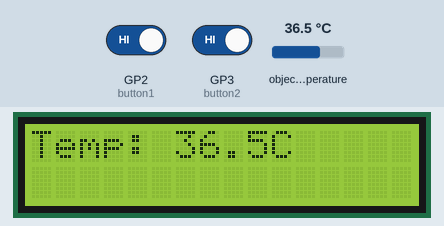
Recording of a program running on a simulated Raspberry Pi Pico running MicroPython. Shown: 16×2 character LCD. Inputs (shaded band) come from the test bench; at power-on: GP2 (button1) HIGH, GP3 (button2) HIGH, object temperature 36.5 °C. Library files of the repository ran but are not shown: pico_i2c_lcd.py; what the program prints to the serial console is not drawn.

Above: at 5.0 s.
5.1 s: GP2 (button1) driven LOW and GP3 (button2) driven LOW
At 7.3 s:
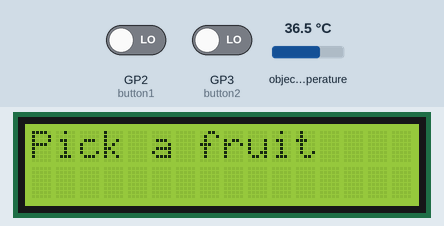
At 10.0 s:
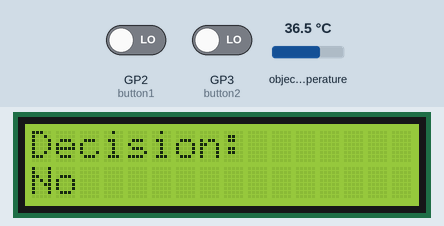
Timing chart, 0 to 11.5 s (numbered marks = the images above; inputs shaded):
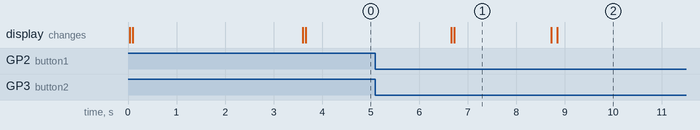

Measured:
- what the display in image 1 shows lasts 2.0 s, from 6.7 s to 8.7 s

The program:

main.py
```python
import time
import machine
from pico_i2c_lcd import I2cLcd
from mlx90614 import MLX90614

# Setup I2C0 for LCD (GP0, GP1)
i2c_lcd = machine.I2C(0, sda=machine.Pin(0), scl=machine.Pin(1), freq=400000)

# Setup I2C1 for MLX90614 sensor (GP10, GP11)
i2c_sensor = machine.I2C(1, sda=machine.Pin(10), scl=machine.Pin(11), freq=100000)

# Buttons setup
button1 = machine.Pin(2, machine.Pin.IN, machine.Pin.PULL_UP)
button2 = machine.Pin(3, machine.Pin.IN, machine.Pin.PULL_UP)
button3 = machine.Pin(4, machine.Pin.IN, machine.Pin.PULL_UP)

# Initialize LCD
lcd_devices = i2c_lcd.scan()
if not lcd_devices:
    print("No LCD found!")
    while True:
        pass
lcd = I2cLcd(i2c_lcd, lcd_devices[0], 2, 16)

# Initialize MLX90614
sensor = MLX90614(i2c_sensor)

def clearScreen():
    lcd.clear()
    lcd.move_to(0, 0)
    time.sleep(0.05)

def wait_for_button():
    """Wait for one of the three buttons to be pressed."""
    while True:
        if not button1.value():
            return 1
        if not button2.value():
            return 2
        if not button3.value():
            return 3
        time.sleep(0.05)

def show_options():
    clearScreen()
    lcd.putstr("1:Apple 2:Kiwi")
    lcd.move_to(1, 0)  # move_to(col, row)
    lcd.putstr("3:Orange")

def decide(temp, fruit_choice):
    """Decision based on finger temperature."""
    if temp < 22.0:
        if fruit_choice == 1:
            return "Yes"
        elif fruit_choice == 2:
            return "Maybe"
        else:
            return "No"
    elif 22.0 <= temp <= 26.0:
        if fruit_choice == 1:
            return "Maybe"
        elif fruit_choice == 2:
            return "Yes"
        else:
            return "Maybe"
    else:
        if fruit_choice == 1:
            return "No"
        elif fruit_choice == 2:
            return "Maybe"
        else:
            return "Yes"

# --- Program start ---

# Step 1: Measure temperature
clearScreen()
lcd.putstr("Measure temp")
time.sleep(2)

# Average 3 readings for stability
temps = []
for _ in range(3):
    temps.append(sensor.object_temp)
    time.sleep(0.5)

user_temp = sum(temps) / len(temps)

clearScreen()
lcd.putstr(f"Temp: {user_temp:.1f}C")
time.sleep(3)

# Step 2: Ask first question
clearScreen()
lcd.putstr("Pick a fruit")
time.sleep(2)

show_options()

# Step 3: Wait for fruit choice
fruit_choice = wait_for_button()

# Step 4: Make decision
decision = decide(user_temp, fruit_choice)

# Step 5: Show result
clearScreen()
lcd.putstr("Decision:")
lcd.move_to(1, 0)
lcd.putstr(decision)

# Also print to console
print(f"User Temp: {user_temp:.2f}C")
print(f"Fruit Choice: {fruit_choice}")
print(f"Decision: {decision}")

# Done
while True:
    time.sleep(1)
```

mlx90614.py
```python
"""
MicroPython MLX90614 IR temperature sensor driver
https://github.com/mcauser/micropython-mlx90614

MIT License
Copyright (c) 2016 Mike Causer

Permission is hereby granted, free of charge, to any person obtaining a copy
of this software and associated documentation files (the "Software"), to deal
in the Software without restriction, including without limitation the rights
to use, copy, modify, merge, publish, distribute, sublicense, and/or sell
copies of the Software, and to permit persons to whom the Software is
furnished to do so, subject to the following conditions:

The above copyright notice and this permission notice shall be included in all
copies or substantial portions of the Software.

THE SOFTWARE IS PROVIDED "AS IS", WITHOUT WARRANTY OF ANY KIND, EXPRESS OR
IMPLIED, INCLUDING BUT NOT LIMITED TO THE WARRANTIES OF MERCHANTABILITY,
FITNESS FOR A PARTICULAR PURPOSE AND NONINFRINGEMENT. IN NO EVENT SHALL THE
AUTHORS OR COPYRIGHT HOLDERS BE LIABLE FOR ANY CLAIM, DAMAGES OR OTHER
LIABILITY, WHETHER IN AN ACTION OF CONTRACT, TORT OR OTHERWISE, ARISING FROM,
OUT OF OR IN CONNECTION WITH THE SOFTWARE OR THE USE OR OTHER DEALINGS IN THE
SOFTWARE.
"""

import ustruct


class SensorBase:
    def read16(self, register):
        data = self.i2c.readfrom_mem(self.address, register, 2)
        return ustruct.unpack('<H', data)[0]

    def read_temp(self, register):
        temp = self.read16(register)
        # apply measurement resolution (0.02 degrees per LSB)
        temp *= 0.02
        # Kelvin to Celsius
        temp -= 273.15
        return temp

    def read_ambient_temp(self):
        return self.read_temp(self._REGISTER_TA)

    def read_object_temp(self):
        return self.read_temp(self._REGISTER_TOBJ1)

    def read_object2_temp(self):
        if self.dual_zone:
            return self.read_temp(self._REGISTER_TOBJ2)
        else:
            raise RuntimeError("Device only has one thermopile")

    @property
    def ambient_temp(self):
        return self.read_ambient_temp()

    @property
    def object_temp(self):
        return self.read_object_temp()

    @property
    def object2_temp(self):
        return self.read_object2_temp()


class MLX90614(SensorBase):
    _REGISTER_TA = 0x06
    _REGISTER_TOBJ1 = 0x07
    _REGISTER_TOBJ2 = 0x08

    def __init__(self, i2c, address=0x5a):
        self.i2c = i2c
        self.address = address
        _config1 = i2c.readfrom_mem(address, 0x25, 2)
        _dz = ustruct.unpack('<H', _config1)[0] & (1 << 6)
        self.dual_zone = True if _dz else False


class MLX90615(SensorBase):
    _REGISTER_TA = 0x26
    _REGISTER_TOBJ1 = 0x27

    def __init__(self, i2c, address=0x5b):
        self.i2c = i2c
        self.address = address
        self.dual_zone = False
```
